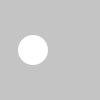
Frame 1 (no input)
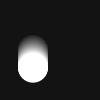
Frame 60 (the mouse pressed at the canvas centre just before this capture)
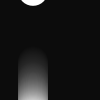
Frame 120 (the mouse held since frame 60 and released just before this capture)

The Processing sketch that drew these frames (run headless with seeded random() and noise(); from frame 60 on, the mouse is pressed at the canvas centre):

// Processing sketch: _01
// ── _01.pde
// Gradually increases the velocity
float y = 50.0;
float radius = 15.0;
float velocity = 0.0;
float acceleration = 0.01;

void setup() {
  size(100, 100);
  smooth();
  noStroke();
  ellipseMode(RADIUS);
}

void draw() {
  fill(0, 10);
  rect(0, 0, width, height);
  fill(255);
  ellipse(33, y, radius, radius);
  velocity += acceleration; // Increase the velocity
  y += velocity; // Update the position
  if (y > height + radius) { // If over the bottom edge,
    y = -radius; // move to the top
  }
}
